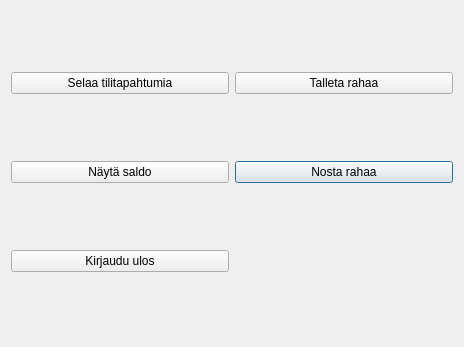
<?xml version="1.0" encoding="UTF-8"?>
<ui version="4.0">
 <class>Main_window</class>
 <widget class="QDialog" name="Main_window">
  <property name="geometry">
   <rect>
    <x>0</x>
    <y>0</y>
    <width>464</width>
    <height>347</height>
   </rect>
  </property>
  <property name="windowTitle">
   <string>Pääikkuna</string>
  </property>
  <layout class="QGridLayout" name="gridLayout_2">
   <item row="1" column="1">
    <widget class="QPushButton" name="Withdraw_btn">
     <property name="text">
      <string>Nosta rahaa</string>
     </property>
    </widget>
   </item>
   <item row="0" column="0">
    <widget class="QPushButton" name="Browse_transactions_btn">
     <property name="text">
      <string>Selaa tilitapahtumia</string>
     </property>
    </widget>
   </item>
   <item row="0" column="1">
    <widget class="QPushButton" name="Deposit_btn">
     <property name="text">
      <string>Talleta rahaa</string>
     </property>
    </widget>
   </item>
   <item row="1" column="0">
    <widget class="QPushButton" name="Show_balance_btn">
     <property name="text">
      <string>Näytä saldo</string>
     </property>
    </widget>
   </item>
   <item row="2" column="0">
    <widget class="QPushButton" name="Log_out_btn">
     <property name="text">
      <string>Kirjaudu ulos</string>
     </property>
    </widget>
   </item>
  </layout>
 </widget>
 <resources/>
 <connections/>
</ui>
